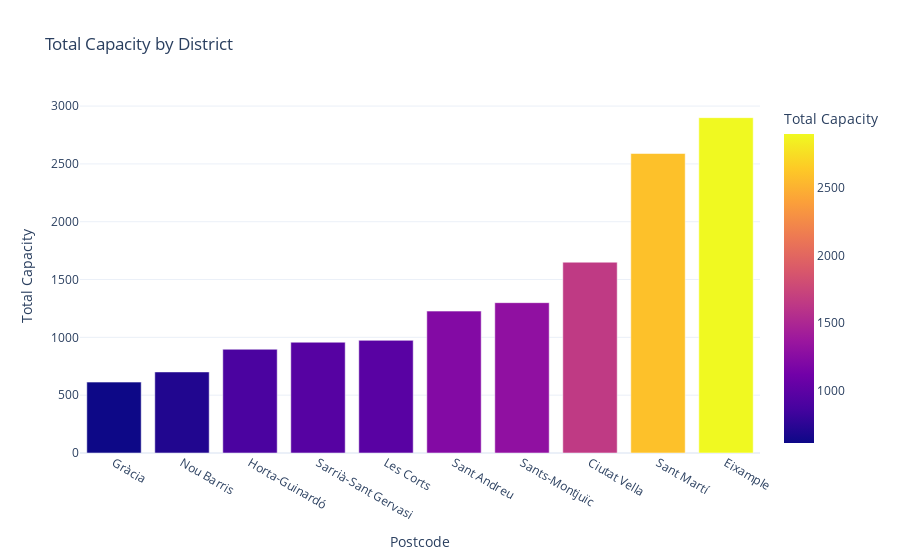

Here is the notebook cell this chart was saved with:
### Code cell
# Agrupar por 'district' y sumar las capacidades para cada distrito
district_capacity = add_districts(stations_master)
district_capacity = district_capacity.groupby('district')['capacity'].sum().reset_index()
district_capacity.sort_values('capacity', inplace=True)

fig = px.bar(
    district_capacity,
    x='district',
    y='capacity',
    title='Total Capacity by District',
    labels={'district': 'District', 'capacity': 'Total Capacity'},
    color='capacity',  # Colorear las barras basadas en la capacidad total
    template='plotly_white'  # Estilo del gráfico
)

fig.update_layout(xaxis_title='Postcode', yaxis_title='Total Capacity')
fig.show()

### Figure 1 — Plotly figure (JSON) as saved in the notebook; plotly's stock layout.template omitted (floating-point values rounded to 4 significant figures)
{"data": [{"alignmentgroup": "True", "hovertemplate": "District=%{x}<br>Total Capacity=%{marker.color}<extra></extra>", "legendgroup": "", "marker": {"color": [613, 701, 897, 958, 974, 1227, 1300, 1650, 2590, 2900], "coloraxis": "coloraxis", "pattern": {"shape": ""}}, "name": "", "offsetgroup": "", "orientation": "v", "showlegend": false, "textposition": "auto", "type": "bar", "x": ["Gràcia", "Nou Barris", "Horta-Guinardó", "Sarrià-Sant Gervasi", "Les Corts", "Sant Andreu", "Sants-Montjuïc", "Ciutat Vella", "Sant Martí", "Eixample"], "xaxis": "x", "y": [613, 701, 897, 958, 974, 1227, 1300, 1650, 2590, 2900], "yaxis": "y"}], "layout": {"barmode": "relative", "coloraxis": {"colorbar": {"title": {"text": "Total Capacity"}}, "colorscale": [[0, "#0d0887"], [0.1111, "#46039f"], [0.2222, "#7201a8"], [0.3333, "#9c179e"], [0.4444, "#bd3786"], [0.5556, "#d8576b"], [0.6667, "#ed7953"], [0.7778, "#fb9f3a"], [0.8889, "#fdca26"], [1, "#f0f921"]]}, "legend": {"tracegroupgap": 0}, "title": {"text": "Total Capacity by District"}, "xaxis": {"anchor": "y", "domain": [0, 1], "title": {"text": "Postcode"}}, "yaxis": {"anchor": "x", "domain": [0, 1], "title": {"text": "Total Capacity"}}}}
